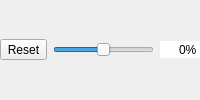
         <widget class="QWidget" name="pageContrast">
          <layout class="QHBoxLayout" name="horizontalLayoutcontrast">
           <property name="leftMargin">
            <number>0</number>
           </property>
           <property name="topMargin">
            <number>0</number>
           </property>
           <property name="rightMargin">
            <number>0</number>
           </property>
           <property name="bottomMargin">
            <number>0</number>
           </property>
           <item>
            <widget class="QToolButton" name="contrastReset">
             <property name="toolTip">
              <string>Reset contrast</string>
             </property>
             <property name="text">
              <string>Reset</string>
             </property>
             <property name="icon">
              <iconset resource="../icons.qrc">
               <normaloff>:/glmixer/icons/view-refresh.png</normaloff>:/glmixer/icons/view-refresh.png</iconset>
             </property>
             <property name="iconSize">
              <size>
               <width>16</width>
               <height>16</height>
              </size>
             </property>
            </widget>
           </item>
           <item>
            <widget class="QSlider" name="contrastSlider">
             <property name="toolTip">
              <string>Adjust contrast</string>
             </property>
             <property name="minimum">
              <number>-100</number>
             </property>
             <property name="maximum">
              <number>100</number>
             </property>
             <property name="orientation">
              <enum>Qt::Horizontal</enum>
             </property>
            </widget>
           </item>
           <item>
            <widget class="QSpinBox" name="contrastBox">
             <property name="toolTip">
              <string>Enter value</string>
             </property>
             <property name="frame">
              <bool>false</bool>
             </property>
             <property name="alignment">
              <set>Qt::AlignRight|Qt::AlignTrailing|Qt::AlignVCenter</set>
             </property>
             <property name="buttonSymbols">
              <enum>QAbstractSpinBox::NoButtons</enum>
             </property>
             <property name="correctionMode">
              <enum>QAbstractSpinBox::CorrectToNearestValue</enum>
             </property>
             <property name="keyboardTracking">
              <bool>false</bool>
             </property>
             <property name="suffix">
              <string>%</string>
             </property>
             <property name="minimum">
              <number>-100</number>
             </property>
             <property name="maximum">
              <number>100</number>
             </property>
            </widget>
           </item>
          </layout>
         </widget>
